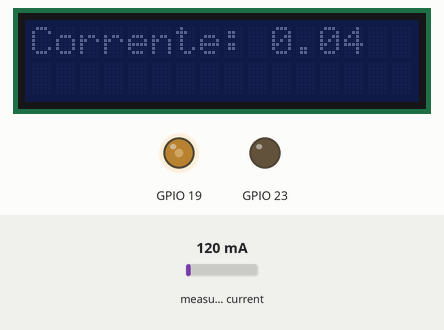
Simulated run of this sketch. Board: ESP32. Parts: 16×2 character LCD, output pins drawn as LEDs (lit = HIGH). Inputs (shaded band) come from the test bench; at power-on: measured current 120 mA. What the sketch prints to the serial monitor is not drawn.

Above: at 1.2 s.
1.3 s: measured current set to 40 mA
At 1.7 s:
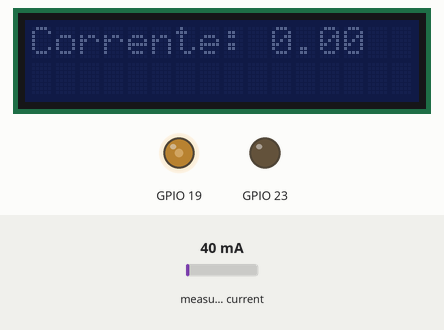
2.8 s: measured current set to 500 mA
At 3.1 s:
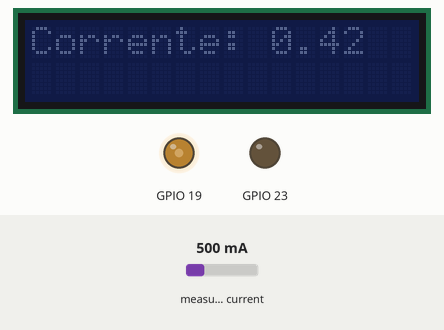
4.3 s: measured current set to 1000 mA
At 5.4 s:
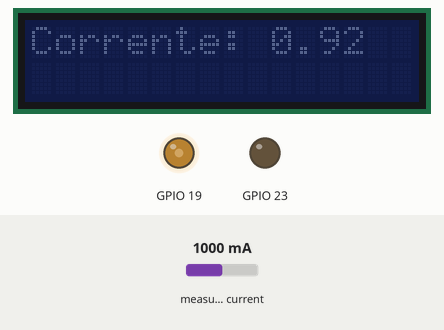
Timing chart, 0 to 7.3 s (numbered marks = the images above; inputs shaded):
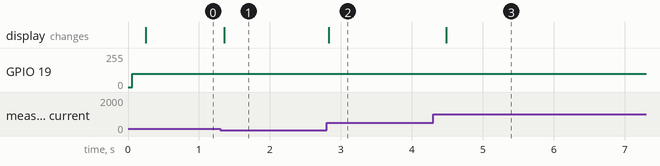

Measured:
- after the input at 1.3 s, the display: changes after 0.05 s (image 1)
- after the input at 2.8 s, the display: changes at once (image 2)
- after the input at 4.3 s, the display: changes after 0.19 s (image 3)

The sketch:

test_current_sensor_emonlib.ino
```cpp
#include "EmonLib.h" //INCLUSÃO DE BIBLIOTECA
#include "H_bridge_controller.hpp"
#include "config.hpp"
#include <LiquidCrystal_I2C.h>

H_bridge_controller *Motor;
LiquidCrystal_I2C lcd(0x27, 16, 2);

#define CURRENT_CAL 9 //VALOR DE CALIBRAÇÃO (DEVE SER AJUSTADO EM PARALELO COM UM MULTÍMETRO MEDINDO A CORRENTE DA CARGA)
const int pinoSensor = acs_pin; //PINO ANALÓGICO EM QUE O SENSOR ESTÁ CONECTADO
float ruido = 0.08; //RUÍDO PRODUZIDO NA SAÍDA DO SENSOR (DEVE SER AJUSTADO COM A CARGA DESLIGADA APÓS CARREGAMENTO DO CÓDIGO NO ARDUINO)
int pwm = 100;
bool joystick_check;

EnergyMonitor emon1; //CRIA UMA INSTÂNCIA

void setup(){
  Serial.begin(9600); //INICIALIZA A SERIAL
  emon1.current(pinoSensor, CURRENT_CAL); //PASSA PARA A FUNÇÃO OS PARÂMETROS (PINO ANALÓGIO / VALOR DE CALIBRAÇÃO)
  Motor= new H_bridge_controller(r_pin, l_pin, PWM_frequency_channel, PWM_resolution_channel, R_channel, L_channel);
  Motor->init();
  Motor->Set_R(0);
  lcd.init();
}

void loop(){
  //pot = analogRead(pot_pin);
  //pwm = map(pot,0,4095,0,200); //50 100 130 160 190
/*/
      if (analogRead(pot_pin) != 0 && analogRead(pot_pin) != 4095)
        {
          joystick_check=true;
        }

      if (analogRead(pot_pin) == 0 && joystick_check && pwm >= 5)
      {
          pwm = pwm - 5;
          Serial.println(pwm);
      }
      else if (analogRead(pot_pin) == 4095 && joystick_check && pwm <= 200)
      {
          pwm = pwm + 5;
          Serial.println(pwm);
      }
      /*/
  Motor->Set_L(pwm);

  emon1.calcVI(17,100); //FUNÇÃO DE CÁLCULO (17 SEMICICLOS / TEMPO LIMITE PARA FAZER A MEDIÇÃO)
  double currentDraw = emon1.Irms; //VARIÁVEL RECEBE O VALOR DE CORRENTE RMS OBTIDOx
  currentDraw = currentDraw-ruido; //VARIÁVEL RECEBE O VALOR RESULTANTE DA CORRENTE RMS MENOS O RUÍDO

  if(currentDraw < 0){ //SE O VALOR DA VARIÁVEL FOR MENOR QUE 0, FAZ
      currentDraw = 0; //VARIÁVEL RECEBE 0
  }
    Serial.print("Corrente medida: "); //IMPRIME O TEXTO NA SERIAL
    Serial.print(currentDraw); //IMPRIME NA SERIAL O VALOR DE CORRENTE MEDIDA
    Serial.println("A"); //IMPRIME O TEXTO NA SERIAL
    //Serial.print("pwm: ");
    //Serial.println(pwm);
    lcd.setCursor(0, 0);
    lcd.print("Corrente: ");
    lcd.print(currentDraw);


}
```
